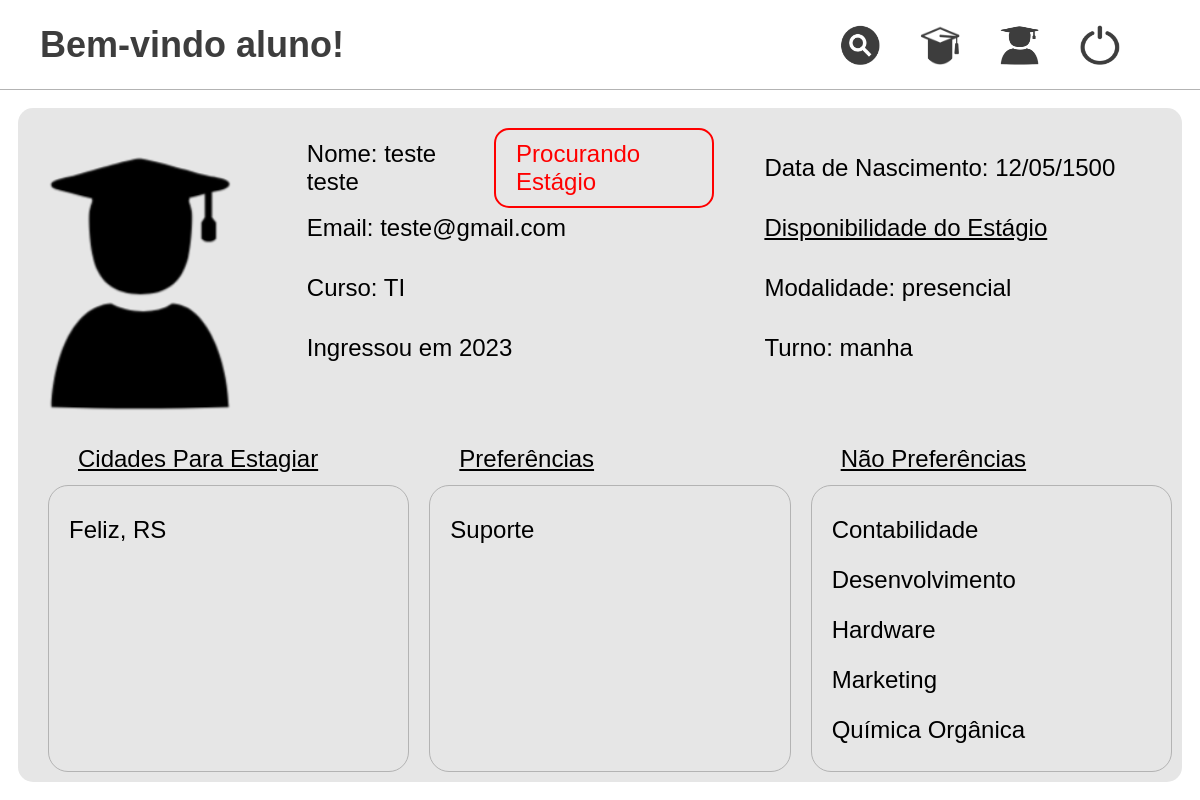
Page /pages/visualizar/visualizarAluno.php?id=22 (signed in) on the committed database.
### tables this page shows
CREATE TABLE `foto` (
  `ID_Foto` int(11) NOT NULL,
  `Link_Foto` varchar(255) DEFAULT NULL,
  `Nome_Foto` varchar(100) DEFAULT NULL
);

CREATE TABLE `usuario` (
  `ID_Usuario` int(11) NOT NULL,
  `Nome` varchar(50) DEFAULT NULL,
  `Sobrenome` varchar(50) DEFAULT NULL,
  `Email` varchar(100) DEFAULT NULL,
  `Senha` varchar(255) DEFAULT NULL,
  `Tipo_Usuario` varchar(20) DEFAULT NULL,
  `Status_Cadastro` varchar(20) DEFAULT 'ativo',
  `ID_Foto` int(11) DEFAULT NULL,
  `CPF` varchar(20) DEFAULT NULL,
  `Data_Nascimento` date DEFAULT NULL
);

CREATE TABLE `aluno` (
  `ID_Aluno` int(11) NOT NULL,
  `Turno_Disponivel` varchar(15) DEFAULT NULL,
  `Status_Estagio` varchar(30) DEFAULT NULL,
  `ID_Curso` int(11) DEFAULT NULL,
  `Modalidade` varchar(15) DEFAULT NULL,
  `Ano_Ingresso` int(10) DEFAULT NULL,
  `Matricula` varchar(50) DEFAULT NULL
);

CREATE TABLE `curso` (
  `ID_Curso` int(11) NOT NULL,
  `Nome` varchar(50) DEFAULT NULL
);

### src/bd/MySQL.php (called while the page is built, shortened)
<?php
class MySQL {
	private $connection;
	public function __construct() {
		$this->connection = new \mysqli(HOST, USUARIO, SENHA, BANCO);
		$this->connection->set_charset("utf8");
	}
	public function search(string $sql, string $types, array $params) : array {
		$stmt = $this->connection->prepare($sql);
		if(!($types == "" || empty($params))) {
			$stmt->bind_param($types, ...$params);
		}
		$stmt->execute();
		$result = $stmt->get_result();
    	return $result ? $result->fetch_all(MYSQLI_ASSOC) : [];
	}
}
?>

### src/classes/Usuario.php (called while the page is built, shortened)
<?php
class Usuario {
    protected int $idUsuario;
    protected int $idFoto;
    protected string $nome;
    protected string $sobrenome;
    protected string $senha;
    protected string $email;
    protected string $tipoUsuario;
    protected string $cpf;
    protected string $dataNascimento;
    protected string $statusCadastro = "Ativo";
    public function __construct(string $email, string $senha) {
        $this->email = $email;
        $this->senha = $senha;
    }
    public static function findUsuario(int $idUsuario) : Usuario {
        $conexao = new MySQL();
        $tipos = "i";
        $params = [$idUsuario];
        $sql = "SELECT *, DATE_FORMAT(u.Data_Nascimento, '%d/%m/%Y') AS Data_Nascimento FROM usuario u
        WHERE u.ID_Usuario = ? AND u.Status_Cadastro = 'ativo'";
        $resultados = $conexao->search($sql, $tipos, $params);
        $resultado = $resultados[0];
        $usuario = new Usuario($resultado["Email"], $resultado["Senha"]);
        $usuario->setIdUsuario($resultado["ID_Usuario"]);
        $usuario->setIdFoto($resultado["ID_Foto"]);
        $usuario->setNome($resultado["Nome"]);
        $usuario->setSobrenome($resultado["Sobrenome"]);
        $usuario->setTipoUsuario($resultado["Tipo_Usuario"]);
        $usuario->setStatusCadastro($resultado["Status_Cadastro"]);
        $usuario->setDataNascimento($resultado["Data_Nascimento"]);
        $usuario->setCPF($resultado["CPF"]);
        $usuario->setPreferencias();
        return $usuario;
    }
    public function setPreferencias() : void {
        $conexao = new MySQL();
        $tipos = "i";
        $params = [$this->idUsuario];
        $sql = "SELECT * FROM preferencia p
        JOIN usuario_preferencia up ON up.ID_Preferencia = p.ID_Preferencia WHERE up.Prefere = 'sim' AND up.ID_Usuario = ? ORDER BY p.Descricao";
        $resultados = $conexao->search($sql, $tipos, $params);
        $sql = "SELECT * FROM preferencia p
        JOIN usuario_preferencia up ON up.ID_Preferencia = p.ID_Preferencia WHERE up.Prefere = 'nao' AND up.ID_Usuario = ? ORDER BY p.Descricao";
        $resultados = $conexao->search($sql, $tipos, $params);
    }
    public function getIdUsuario() : int {
        return $this->idUsuario;
    }
    public function setIdUsuario(int $idUsuario) : void {
        $this->idUsuario = $idUsuario;
    }
    public function getIdFoto() : int {
        return $this->idFoto;
    }
    public function setIdFoto(int $idFoto) : void {
        $this->idFoto = $idFoto;
    }
    public function getEmail() : string {
        return $this->email;
    }
    public function getNome() : string {
        return $this->nome;
    }
    public function setNome(string $nome) : void {
        $this->nome = $nome;
    }
    public function getSobrenome() : string {
        return $this->sobrenome;
    }
    public function setSobrenome(string $sobrenome) : void {
        $this->sobrenome = $sobrenome;
    }
    public function getSenha() : string {
        return $this->senha;
    }
    public function getTipoUsuario() : string {
        return $this->tipoUsuario;
    }
    public function setTipoUsuario(string $tipoUsuario) : void {
        $this->tipoUsuario = $tipoUsuario;
    }
    public function getStatusCadastro() : string {
        return $this->statusCadastro;
    }
    public function setStatusCadastro(string $statusCadastro) : void {
        $this->statusCadastro = $statusCadastro;
    }
    public function getDataNascimento() : string {
        return $this->dataNascimento;
    }
    public function setDataNascimento(string $dataNascimento) : void {
        $this->dataNascimento = $dataNascimento;
    }
    public function getCPF() : string {
        return $this->cpf;
    }
    public function setCPF(string $cpf) : void {
        $this->cpf = $cpf;
    }
}
?>

### src/classes/Aluno.php (called while the page is built, shortened)
<?php
class Aluno extends Usuario {
    public static function findAluno($idAluno) : Aluno {
        $usuario = parent::findUsuario($idAluno);
        $connection = new MySQL();
        $tipos = "i";
        $params = [$idAluno];
        $sql = "SELECT a.*, c.Nome AS Nome_Curso FROM aluno a JOIN curso c ON c.ID_Curso = a.ID_Curso WHERE a.ID_Aluno = ?";
        $resultados = $connection->search($sql, $tipos, $params);
        $resultado = $resultados[0];
        $aluno = new Aluno($usuario->getEmail(), $usuario->getSenha());
        $aluno->setIdUsuario( $usuario->getIdUsuario() );
        $aluno->setNome( $usuario->getNome() );
        $aluno->setSobrenome( $usuario->getSobrenome() );
        $aluno->setTipoUsuario( $usuario->getTipoUsuario() );
        $aluno->setIdFoto( $usuario->getIdFoto() );
        $aluno->setStatusCadastro( $usuario->getStatusCadastro() );
        $aluno->setDataNascimento( $usuario->getDataNascimento() );
        $aluno->setCPF( $usuario->getCPF() );
        $aluno->setPreferencias();
        $aluno->setTurnoDisponivel($resultado["Turno_Disponivel"]);
        $aluno->setStatusEstagio($resultado["Status_Estagio"]);
        $aluno->setModalidade($resultado["Modalidade"]);
        $aluno->setAnoIngresso($resultado["Ano_Ingresso"]);
        $aluno->setMatricula($resultado["Matricula"]);
        $aluno->setIdCurso($resultado["ID_Curso"]);
        $aluno->setCidadesEstagiar();
        return $aluno;
    }
    public function setCidadesEstagiar() : void {
        $conexao = new MySQL();
        $tipos = "i";
        $params = [$this->idUsuario];
        $sql = "SELECT * FROM cidade c JOIN usuario_cidade uc ON uc.ID_Cidade = c.ID_Cidade WHERE uc.ID_Usuario = ? ORDER BY c.UF, c.Nome";
        $resultados = $conexao->search($sql, $tipos, $params);
    }
}
?>

### pages/visualizar/visualizarAluno.php (the view, shortened to what this page needs)
<?php
$aluno = Aluno::findAluno($_GET["id"]);
$foto = $aluno->getFoto();
$curso = $aluno->getCurso();
$preferencias = $aluno->getPreferencias();
$naoPreferencias = $aluno->getNaoPreferencias();
$cidadesEstagiar = $aluno->getCidadesEstagiar();
?>
<!DOCTYPE html>
<html lang="pt-BR">
<head>
    <link rel="stylesheet" href="./../../src/styles/reset.css">
    <link rel="stylesheet" href="./../../src/styles/styleVisualizar.css">
</head>
<body>
    <div class="container">
        <?php
        require_once __DIR__ . "/../../menu.php";
        ?>
        <main>
            <div class="content">
                <section class="linha-1">
                    <section class="imagem">
                        <figure>
                            <?php echo "<img src='./../../{$foto->getLinkFoto()}' alt='Foto do Aluno' />"; ?>
                        </figure>
                    </section>
                    <section class="dados-usuario">
                        <?php
                        $status = ucwords($aluno->getStatusEstagio());
                        $cor = strpos($status, "Procurando") != false ? "green" : "red";
                        echo "<p>Nome: {$aluno->getNome()} {$aluno->getSobrenome()} <span class='status' style='color: {$cor}; border: 2px solid {$cor}'>{$status}</span> </p>";
                        echo "<p>Email: {$aluno->getEmail()}</p>";
                        echo "<p>Curso: {$curso->getNome()}</p>";
                        echo "<p>Ingressou em {$aluno->getAnoIngresso()}</p>";
                        ?>
                    </section>
                    <section class="dados-usuario">
                        <?php
                        echo "<p>Data de Nascimento: {$aluno->getDataNascimento()}</p>";
                        ?>
                        <p class="titulo-dados">Disponibilidade do Estágio</p>
                        <?php
                        echo "<p>Modalidade: {$aluno->getModalidade()}</p>";
                        echo "<p>Turno: {$aluno->getTurnoDisponivel()}</p>";
                        ?>
                    </section>
                </section>
                <section class="linha-2">
                    <section class="cidades">
                        <p class="titulo-dados">Cidades Para Estagiar</p>
                        <div>
                            <?php
                            foreach($cidadesEstagiar as $cidade) {
                                echo "<p>{$cidade['nome']}, {$cidade['uf']}</p>";
                            }
                            ?>
                        </div>
                    </section>
                    <section class="preferencias">
                        <p class="titulo-dados">Preferências</p>
                        <div>
                            <?php
                            foreach($preferencias as $preferencia) {
                                echo "<p>{$preferencia}</p>";
                            }
                            ?>
                        </div>
                    </section>
                    <section class="nao-preferencias">
                        <p class="titulo-dados">Não Preferências</p>
                        <div>
                            <?php
                            foreach($naoPreferencias as $preferencia) {
                                echo "<p>{$preferencia}</p>";
                            }
                            ?>
                        </div>
                    </section>
                </section>
            </div>
        </main>
    </div>
</body>
</html>

### src/styles/styleVisualizar.css (style rules this page uses)
main { display: flex; justify-content: center; align-items: center; overflow: hidden; }
.content { width: 97%; height: 95%; background-color: rgb(230, 230, 230); border-radius: 15px; padding: 10px; display: grid; grid-template-rows: 50% 50%; grid-template-columns: 100%; }
.linha-1 { display: grid; grid-template-columns: 20% 40% 40%; }
.imagem figure { width: 100%; height: 100%; display: flex; justify-content: center; align-items: center; }
.imagem figure img { width: auto; height: 80%; filter: brightness(0); }
.dados-usuario { height: 100%; padding-left: 50px; padding-top: 20px; display: grid; grid-template-rows: repeat(auto-fill, minmax(auto, 60px)); grid-template-columns: 100%; }
.dados-usuario > p { display: flex; flex-direction: row; align-items: center; }
.status { margin-left: 30px; padding: 10px 20px; color: green; border: 2px solid green; border-radius: 15px; }
.linha-2 { display: grid; grid-template-rows: 100%; grid-template-columns: repeat(3, 1fr); }
.linha-2 section { padding-left: 20px; display: grid; grid-template-rows: 40px 1fr; grid-template-columns: 100%; }
.linha-2 > section > p { padding-left: 30px; }
.titulo-dados { text-decoration: underline; }
.linha-2 section div { width: 100%; height: 100%; padding: 30px 20px; display: grid; grid-template-columns: 100%; grid-auto-rows: 50px; border: 1px solid #b3b3b3; border-radius: 20px; overflow-y: scroll; }

### src/styles/menu.css (style rules this page uses)
.container { width: 100vw; height: 100vh; display: grid; grid-template-rows: 90px 1fr; grid-template-columns: 100%; overflow: auto; }
header, main { width: 100%; height: 100%; }

### rows in the picture
foto: Link_Foto (picture)
usuario: Nome "teste", Sobrenome "teste", Email "teste@gmail.com"
aluno: Status_Estagio "Procurando Estágio", Ano_Ingresso "2023", Modalidade "presencial", Turno_Disponivel "manha"
curso: Nome "TI"

### other values in the picture
$_SESSION['tipoUsuario'] "aluno"
$aluno->getDataNascimento() "12/05/1500"
$cidade['nome'] "Feliz"
$cidade['uf'] "RS"
$preferencia "Suporte"
$preferencia "Contabilidade"
$preferencia "Desenvolvimento"
$preferencia "Hardware"
$preferencia "Marketing"
$preferencia "Química Orgânica"
